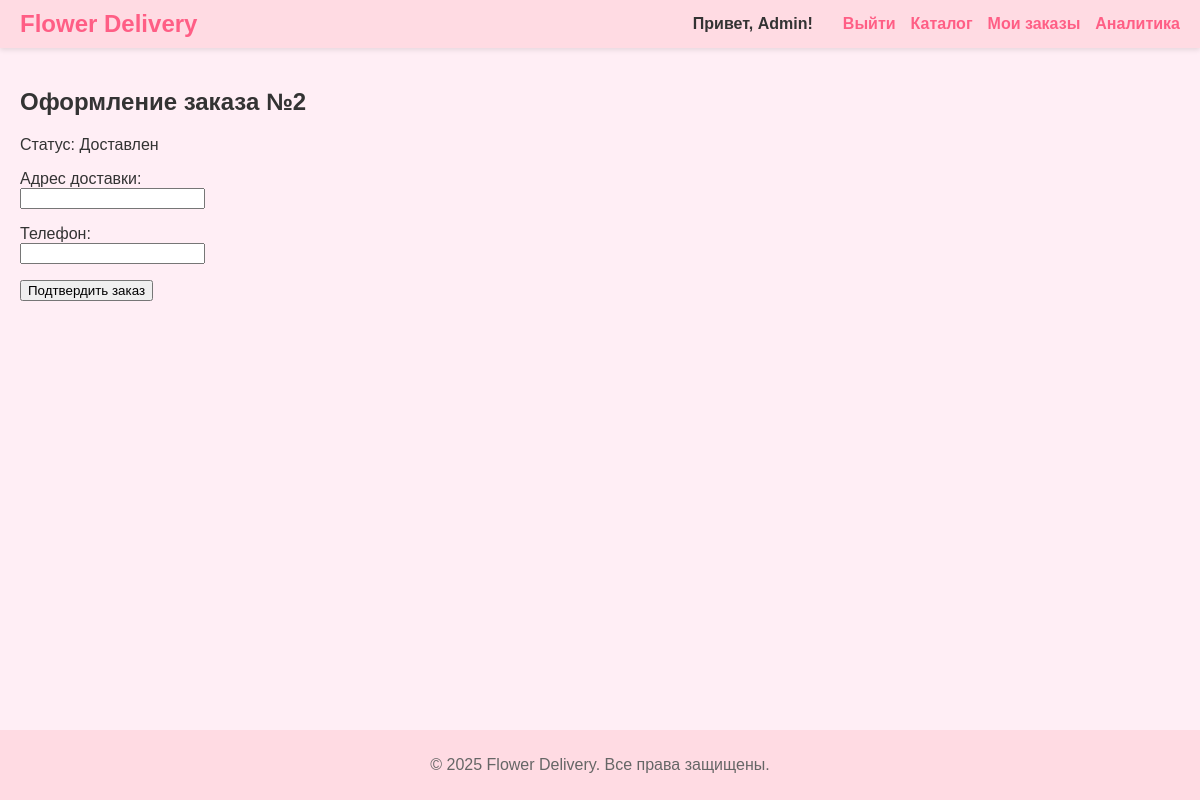
The app's page /orders/checkout/2/ (signed in) with its own data.
### accounts/models.py (models this page shows, shortened)
class CustomUser(AbstractUser):
    phone = models.CharField(max_length=20, blank=True, null=True, verbose_name="Телефон")
    address = models.CharField(max_length=255, blank=True, null=True, verbose_name="Адрес")
    telegram_id = models.BigIntegerField(blank=True, null=True, verbose_name="Telegram ID")

### orders/models.py (models this page shows, shortened)
class Order(models.Model):
    user = models.ForeignKey(settings.AUTH_USER_MODEL, on_delete=models.CASCADE, verbose_name="Пользователь")
    products = models.ManyToManyField(Product, through='OrderItem', verbose_name="Товары")
    status = models.CharField(max_length=20, choices=ORDER_STATUS_CHOICES, default='new', verbose_name="Статус")
    created_at = models.DateTimeField(default=now, verbose_name="Дата заказа")  # Используем now() вместо auto_now_add
    updated_at = models.DateTimeField(auto_now=True, verbose_name="Дата обновления")
    address = models.CharField(max_length=255, blank=True, null=True, verbose_name="Адрес доставки")
    phone = models.CharField(max_length=20, blank=True, null=True, verbose_name="Телефон")

### orders/views.py (the view, shortened to what this page needs)
# urls.py: path('checkout/<int:order_id>/', views.checkout, name='checkout'),
@login_required
def checkout(request, order_id):
    order = get_object_or_404(Order, pk=order_id, user=request.user)
    return render(request, 'orders/checkout.html', {'order': order})

### templates/orders/checkout.html (shortened to what this page needs)
{% extends "base.html" %}
{% block content %}
<h2>Оформление заказа №{{ order.id }}</h2>
<p>Статус: {{ order.get_status_display }}</p>
<form method="post">
    <p>
        <label for="address">Адрес доставки:</label><br>
        <input type="text" name="address" id="address" value="{{ order.address|default_if_none:'' }}">
    </p>
    <p>
        <label for="phone">Телефон:</label><br>
        <input type="text" name="phone" id="phone" value="{{ order.phone|default_if_none:'' }}">
    </p>
    <button type="submit">Подтвердить заказ</button>
</form>
{% endblock %}

### templates/base.html (shortened to what this page needs)
{% load static %}
<!DOCTYPE html>
<html lang="ru">
<head>
    <link rel="stylesheet" href="{% static 'css/style.css' %}">
</head>
<body>
    <nav class="navbar">
        <div class="nav-container">
            <a href="{% url 'product_list' %}" class="nav-logo">Flower Delivery</a>
            <div class="nav-links">
                {% if user.is_authenticated %}
                    <span class="nav-welcome">Привет, {{ user.username }}!</span>
                    <a href="{% url 'logout' %}" class="nav-link">Выйти</a>
                    <a href="{% url 'product_list' %}" class="nav-link">Каталог</a>
                    <a href="{% url 'order_list' %}" class="nav-link">Мои заказы</a>
                    {% if user.is_staff %}
                        <a href="{% url 'analytics_dashboard' %}" class="nav-link">Аналитика</a>
                    {% endif %}
                {% else %}
                    <a href="{% url 'login' %}" class="nav-link">Войти</a>
                    <a href="{% url 'register' %}" class="nav-link">Зарегистрироваться</a>
                {% endif %}
            </div>
        </div>
    </nav>
    <main class="main-content">
        {% block content %}{% endblock %}
    </main>
    <footer class="footer">
        <p>&copy; 2025 Flower Delivery. Все права защищены.</p>
    </footer>
</body>
</html>

### static/css/style.css (style rules this page uses)
html, body { margin: 0; padding: 0; height: 100%; }
body { display: flex; flex-direction: column; background-color: #ffeef5; color: #333; font-family: Arial, sans-serif; }
.navbar { background-color: #ffdbe3; padding: 10px 20px; box-shadow: 0 2px 5px rgba(0, 0, 0, 0.1); flex-shrink: 0; }
.nav-container { display: flex; justify-content: space-between; align-items: center; }
.nav-logo { font-size: 24px; font-weight: bold; color: #ff5e85; text-decoration: none; }
.nav-links { display: flex; gap: 15px; }
.nav-link { color: #ff5e85; text-decoration: none; font-weight: 600; }
.nav-welcome { margin-right: 15px; font-weight: bold; color: #333; }
.main-content { flex: 1; padding: 20px; }
.footer { background-color: #ffdbe3; text-align: center; color: #666; padding: 10px 0; flex-shrink: 0; }

### records on screen
CustomUser: username "Admin"
Order: id "2", status "Доставлен"
